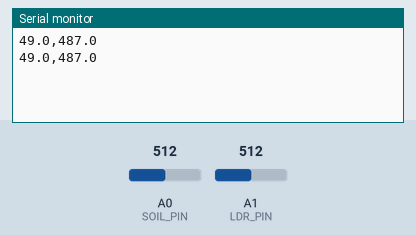
Recording of a sketch running on a simulated Arduino Uno, built with avr-gcc and run on an emulated ATmega328P. Shown: the last lines printed to the serial monitor. The test bench sets the inputs (shaded band); at power-on: A0 (SOIL_PIN) = 512, A1 (LDR_PIN) = 512.

Above: at 1.8 s.
1.9 s: A0 (SOIL_PIN) set to 716
At 2.8 s:
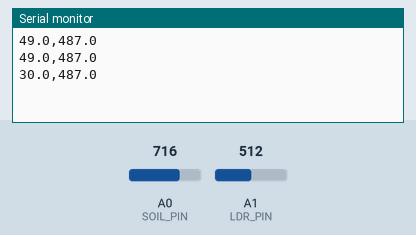
3.4 s: A1 (LDR_PIN) set to 716
At 4.6 s:
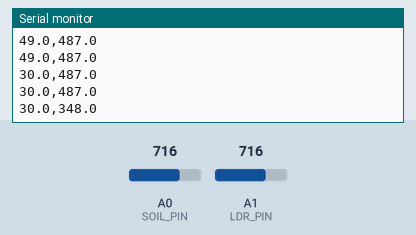
4.9 s: A0 (SOIL_PIN) set to 900
At 5.4 s:
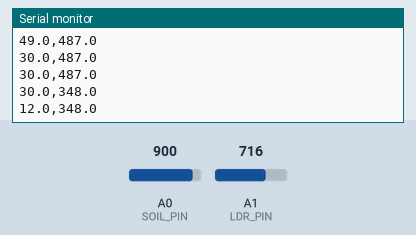
6.4 s: A1 (LDR_PIN) set to 900
At 7.8 s:
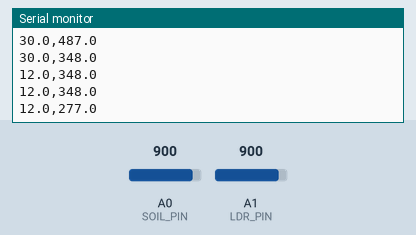
Timing chart, 0 to 8.9 s (numbered marks = the images above; inputs shaded):
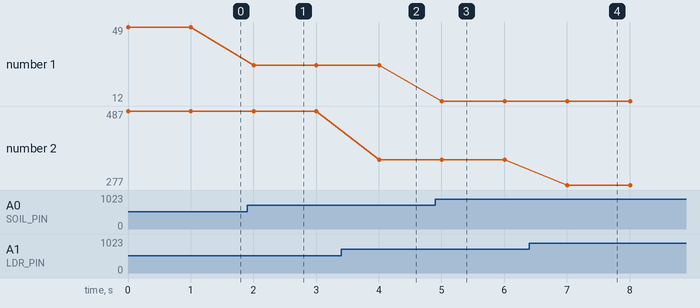

Measured:
- after the input at 1.9 s, the serial monitor: prints a new line after 0.10 s (image 1)
- after the input at 3.4 s, the serial monitor: prints a new line after 0.60 s (image 2)
- after the input at 4.9 s, the serial monitor: prints a new line after 0.11 s (image 3)
- after the input at 6.4 s, the serial monitor: prints a new line after 0.61 s (image 4)
- plotted number 1: 49 → 30 after the input at 1.9 s, 30 → 12 after the input at 4.9 s
- plotted number 2: 487 → 348 after the input at 3.4 s, 348 → 277 after the input at 6.4 s

The sketch:

uno.ino
```cpp
// Arduino Uno: Soil Moisture + LDR (CDS) Sensor Reading
// Prints values in standard units separated by commas

#define SOIL_PIN A0
#define LDR_PIN  A1

void setup() {
  Serial.begin(9600);
}

void loop() {
  // Read raw analog values
  int soilRaw = analogRead(SOIL_PIN);
  int ldrRaw = analogRead(LDR_PIN);

  // Convert to standard units
  // Soil moisture (percentage)
  float soilPercent = map(soilRaw, 1023, 0, 0, 100);
  // LDR (approximate lux conversion)
  float ldrLux = (float)(250000 / (ldrRaw + 1)); // simple approximate

  // Print values in CSV format
  Serial.print(soilPercent, 1);
  Serial.print(",");
  Serial.println(ldrLux, 1);

  delay(1000);
}
```
